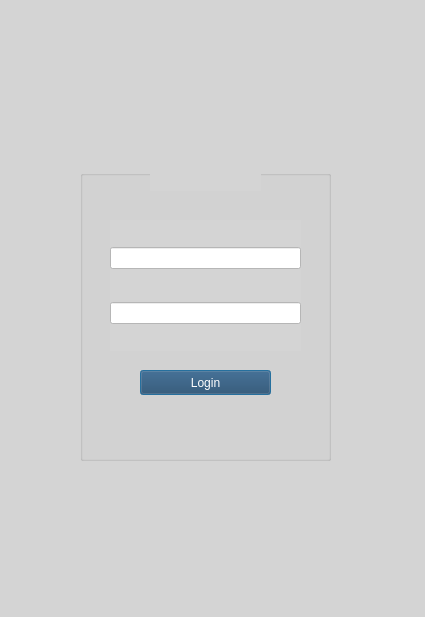
<?xml version="1.0" encoding="UTF-8"?>
<ui version="4.0">
 <class>Login</class>
 <widget class="QDialog" name="Login">
  <property name="geometry">
   <rect>
    <x>0</x>
    <y>0</y>
    <width>425</width>
    <height>617</height>
   </rect>
  </property>
  <property name="windowTitle">
   <string>Dialog</string>
  </property>
  <property name="styleSheet">
   <string notr="true">background-color: rgb(100, 100, 100);
background-color: rgb(212, 212, 212);</string>
  </property>
  <widget class="QGroupBox" name="groupBox">
   <property name="geometry">
    <rect>
     <x>80</x>
     <y>170</y>
     <width>251</width>
     <height>291</height>
    </rect>
   </property>
   <property name="title">
    <string/>
   </property>
   <widget class="QPushButton" name="pushButton">
    <property name="geometry">
     <rect>
      <x>60</x>
      <y>200</y>
      <width>131</width>
      <height>25</height>
     </rect>
    </property>
    <property name="styleSheet">
     <string notr="true">background-color: rgb(33, 68, 100);
color: rgb(255, 255, 255);</string>
    </property>
    <property name="text">
     <string>Login</string>
    </property>
   </widget>
   <widget class="QWidget" name="">
    <property name="geometry">
     <rect>
      <x>30</x>
      <y>50</y>
      <width>191</width>
      <height>131</height>
     </rect>
    </property>
    <layout class="QVBoxLayout" name="verticalLayout">
     <item>
      <widget class="QLineEdit" name="username">
       <property name="styleSheet">
        <string notr="true">background-color: rgb(255, 255, 255);</string>
       </property>
       <property name="alignment">
        <set>Qt::AlignLeading|Qt::AlignLeft|Qt::AlignVCenter</set>
       </property>
      </widget>
     </item>
     <item>
      <widget class="QLineEdit" name="password">
       <property name="styleSheet">
        <string notr="true">background-color: rgb(255, 255, 255);</string>
       </property>
       <property name="echoMode">
        <enum>QLineEdit::Password</enum>
       </property>
      </widget>
     </item>
    </layout>
   </widget>
  </widget>
  <widget class="QLabel" name="label">
   <property name="geometry">
    <rect>
     <x>150</x>
     <y>100</y>
     <width>111</width>
     <height>91</height>
    </rect>
   </property>
   <property name="styleSheet">
    <string notr="true">image: url(:/images/images/home.svg);</string>
   </property>
   <property name="text">
    <string/>
   </property>
  </widget>
 </widget>
 <resources/>
 <connections/>
</ui>
